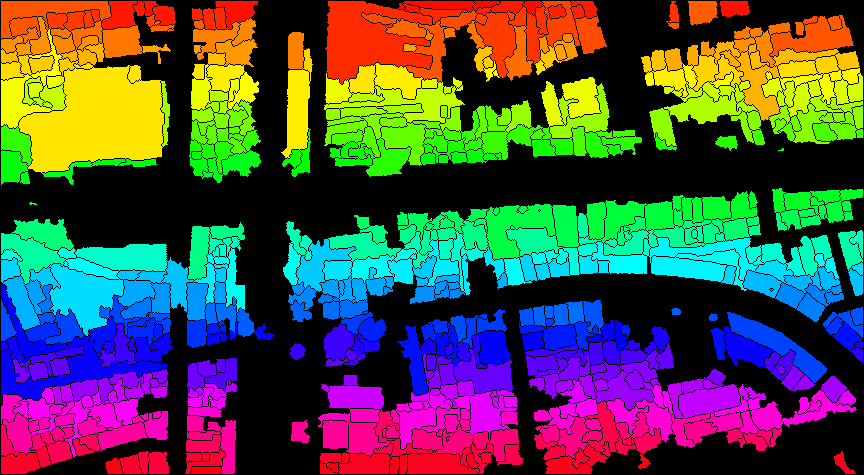
#> input picture test_pic/pre-process2.png, 864 x 475 px, found by its file name
$ jupyter execute BinaryDetect.ipynb
#> lines starting #> are read from the running program, lines starting #| are printed output that depends on the picture; after the words box and inside, x2 and y2 are one past the last pixel; in counts of white or black regions, pixels touching at a corner belong together
[cell 1]
import numpy as np
import cv2

[cell 2]
def load_image(path_img):
#> called with path_img = './pic/pre-process2.png'
    img = cv2.imread(path_img)
#> img is the input picture: shape (475, 864, 3); mean B, G, R 67.2, 75.3, 75
    return img

def contours_img(mask):
    contours, _ = cv2.findContours(mask, cv2.RETR_EXTERNAL, cv2.CHAIN_APPROX_SIMPLE)
    return contours

def filter_shape(contour):
    peri = cv2.arcLength(contour, True)

    approx = cv2.approxPolyDP(contour, 0.01 * peri, True)

    if len(approx) <= 7:
        shape = "Building"

    else:
        shape = "Tree"

    return shape

def filter_contours(contours, img_draw):
    count = [0, 0]
    sum_area = [0, 0]
    for x in range(len(contours)):
        shape = filter_shape(contours[x])
        #print(shape)

     # if a contour has not contours inside of it, draw the shape filled
        c = hier[0][x][2]
        if c == -1:
            area =  cv2.contourArea(contours[x])

            if area > 280 :
                count[1] += 1
                sum_area[1] +=  area

                cv2.drawContours(img_draw,[contours[x]],0,(0,0,255),-1)

            elif shape == "Tree" :# Tree
                count[0] += 1
                sum_area[0] +=  area
                cv2.drawContours(img_draw,[contours[x]],0,(0,255,0),-1)
                #cv2.drawContours(img_draw,[contours[x]],0,(0,255,0),1)

            elif shape == "Building": # Building
                count[1] += 1
                sum_area[1] +=  area

                cv2.drawContours(img_draw,[contours[x]],0,(0,0,255),-1)
                #cv2.drawContours(img_draw,[contours[x]],0,(0,255,0),1)
        else:
            cv2.drawContours(img_draw,[contours[x]],0,(0,0,0),-1)

    return img_draw, count, sum_area

[cell 3]
path_img = './pic/pre-process2.png'
img = load_image(path_img)


#img = cv2.resize(img, None,fx=0.5,fy=0.5)

img_gray = cv2.cvtColor(img, cv2.COLOR_BGR2GRAY)
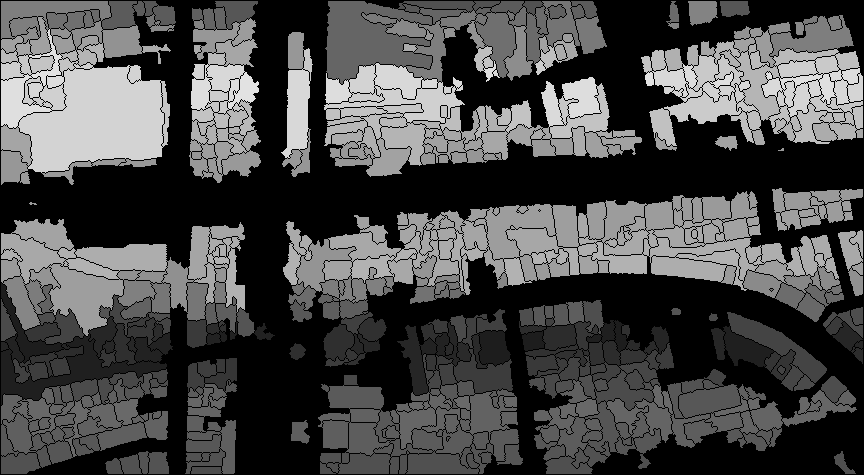
#> img_gray: shape (475, 864); min 0, max 226, mean 74.3
img_gray_blur = cv2.GaussianBlur(img_gray, (3, 3), 0)

thresh = cv2.adaptiveThreshold(img_gray_blur, 255, cv2.ADAPTIVE_THRESH_GAUSSIAN_C,cv2.THRESH_BINARY_INV,11,1)
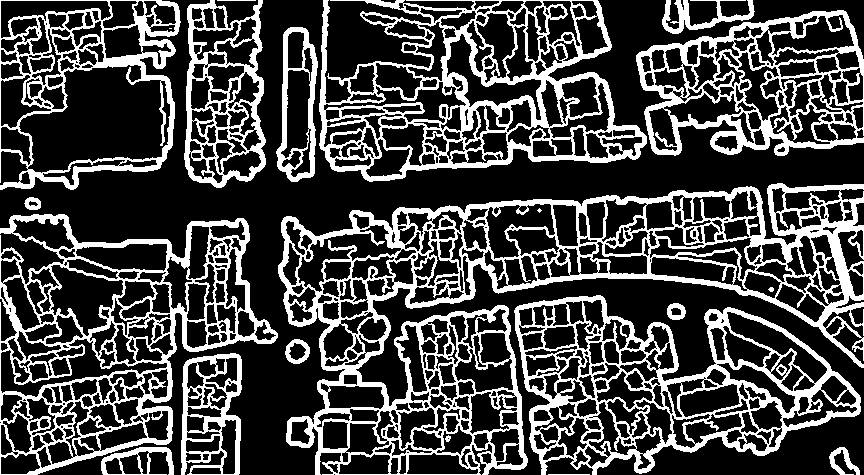
#> thresh: shape (475, 864); 27.4% white; 21 white regions (2 under 20 px)

#inv_thresh = cv2.bitwise_not(thresh)

kernel = np.ones((1,1), np.uint8)
#closing  = cv2.morphologyEx(inv_thresh, cv2.MORPH_CLOSE, kernel, iterations=1)
closing = cv2.morphologyEx(thresh, cv2.MORPH_CLOSE, kernel)


img_draw = img
img = closing

cv2.imshow("Result", img)
cv2.waitKey(0)
cv2.destroyAllWindows()

[cell 4]
contours, hier = cv2.findContours(img,cv2.RETR_TREE, cv2.CHAIN_APPROX_SIMPLE)
#> contours = 767 contours, 60 with area under 20; largest, box (x1, y1, x2, y2) and area: (278, 183, 864, 475) 83704, (0, 214, 278, 475) 46350, (319, 0, 647, 182) 41581, (514, 295, 861, 475) 39375, (0, 0, 181, 190) 29178

img_draw, count, sum_area = filter_contours(contours, img_draw)
#> the loop in filter_contours, `for x in range(len(contours)):` made 767 passes
#> (peri in filter_shape, shape, c, area) on passes 2, 4, 5, 6, 8, 9, 10, 11, 12, 13, 14, 15: (172.9, 'Tree', -1, 272), (60.63, 'Tree', -1, 222), (76.87, 'Tree', -1, 323.5), (65.46, 'Tree', -1, 173), (71.31, 'Building', -1, 203), (25.9, 'Tree', -1, 41.5), (48.14, 'Tree', -1, 114), (101.5, 'Tree', -1, 397), (81.8, 'Tree', -1, 198), (43.21, 'Tree', -1, 103.5), (146.4, 'Tree', -1, 697), (69.8, 'Tree', -1, 256)
#> (c, area) on passes 61 to 66: (-1, 69), (-1, 827), (-1, 622.5), (-1, 681.5), (-1, 182), (-1, 516)
#> after the loop in filter_contours, `for x in range(len(contours)):`:
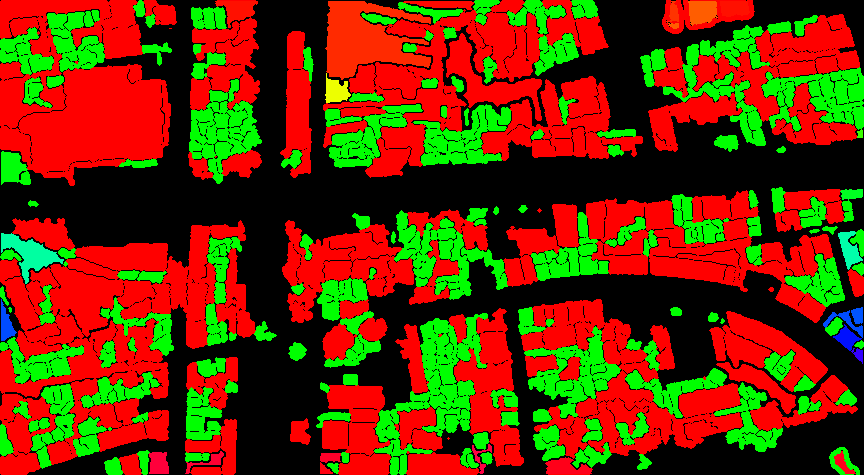
#> img_draw: shape (475, 864, 3); mean B, G, R 1.6, 49.8, 104
#> after the loop in filter_contours, `for x in range(len(contours)):`: count = [500, 249]; sum_area = [64070.5, 144116.5]
#> count = [500, 249]; sum_area = [64070.5, 144116.5]

print('Tree', count[0], sum_area[0])
#| Tree 500 64070.5
print('Building', count[1], sum_area[1])
#| Building 249 144116.5

cv2.imshow("Result", img_draw)
cv2.waitKey(0)
cv2.destroyAllWindows()

[cell 5]
#img_draw = draw_text_on_image(img_draw, count_yellow, count_orange, sum_area_yellow, sum_area_orange)
cv2.imwrite('./pic/output.png', img_draw)
#> Out = True

$ run again, with test_pic/pre-process.png copied over test_pic/pre-process2.png
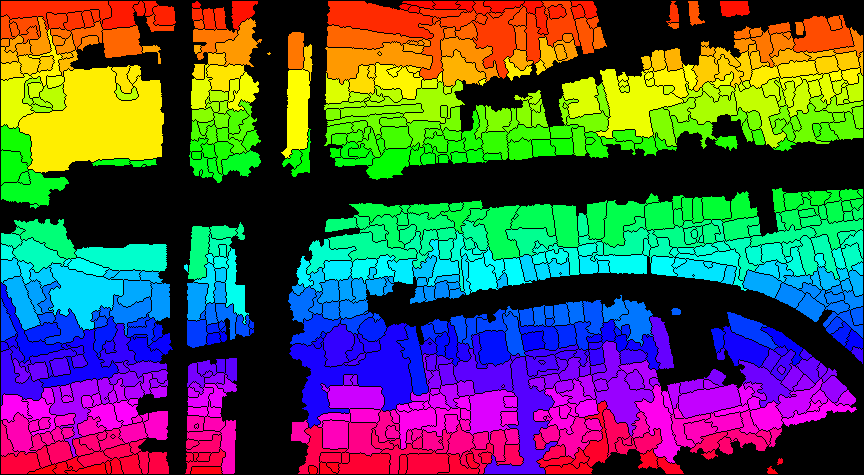
#> input picture test_pic/pre-process.png, 864 x 475 px, found by its file name
#> in load_image, img is the input picture: shape (475, 864, 3); mean B, G, R 77.7, 82.4, 79.1
#> `thresh = cv2.adaptiveThreshold(img_gray_blur, 255, cv2.ADAPTIVE_THRESH..`:
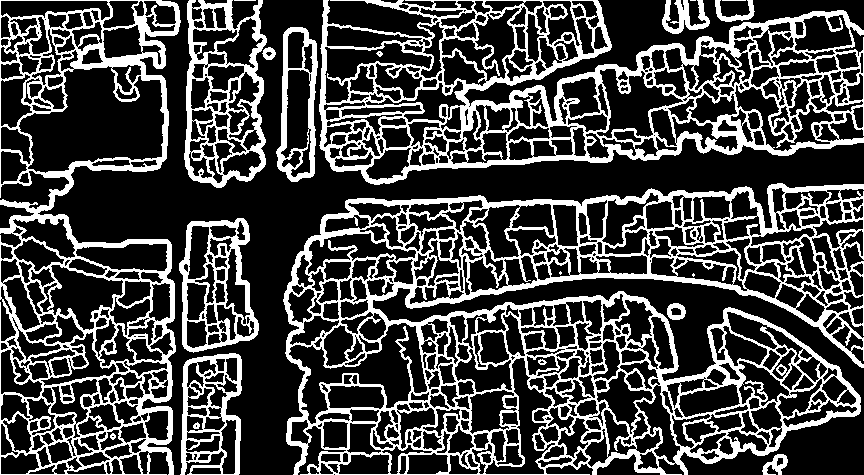
#> thresh: shape (475, 864); 27.2% white; 21 white regions (3 under 20 px)
#> contours = 865 contours, 87 with area under 20; largest, box (x1, y1, x2, y2) and area: (283, 183, 864, 475) 135880, (319, 0, 864, 185) 72025, (0, 0, 181, 475) 69569, (184, 0, 267, 188) 12615, (18, 65, 165, 174) 10109
#> the loop in filter_contours, `for x in range(len(contours)):` made 865 passes
#> (peri in filter_shape, shape, c, area) on passes 2, 4, 5, 6, 7, 8, 9, 10: (27.9, 'Tree', -1, 48.5), (71.31, 'Building', -1, 202), (35.31, 'Tree', -1, 71), (19.9, 'Tree', -1, 20.5), (30.73, 'Tree', -1, 54.5), (130.7, 'Tree', -1, 383.5), (82.38, 'Tree', -1, 205.5), (144.7, 'Tree', -1, 685.5)
#> after the loop in filter_contours, `for x in range(len(contours)):`:
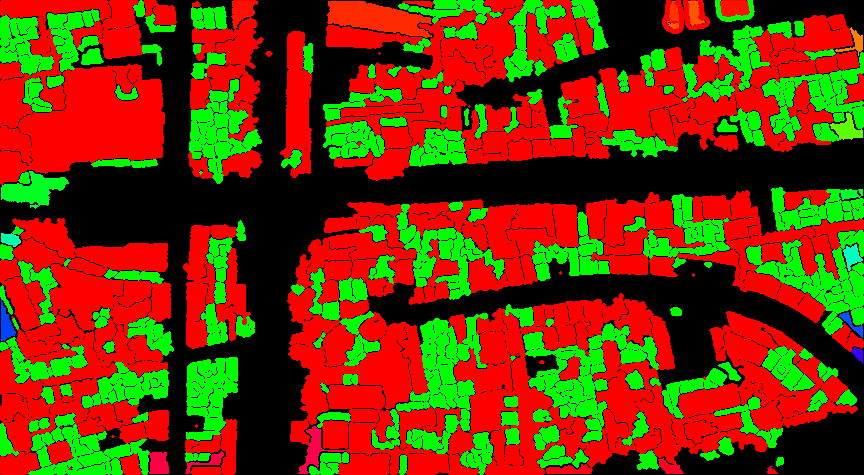
#> img_draw: shape (475, 864, 3); mean B, G, R 1, 53.7, 111.2
#> after the loop in filter_contours, `for x in range(len(contours)):`: count = [550, 295]; sum_area = [70504.5, 157682.5]
#> `img_draw, count, sum_area = filter_contours(contours, img_draw)`: count = [550, 295]; sum_area = [70504.5, 157682.5]
#| Tree 550 70504.5
#| Building 295 157682.5
#> Out = True

$ run again, with test_pic/test3.png copied over test_pic/pre-process2.png
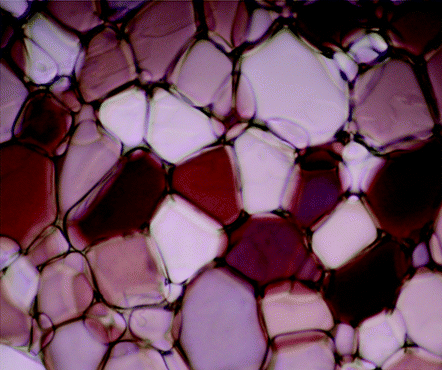
#> input picture test_pic/test3.png, 442 x 370 px, found by its file name
#> in load_image, img is the input picture: shape (370, 442, 3); mean B, G, R 91.2, 71.6, 108.2
#> `thresh = cv2.adaptiveThreshold(img_gray_blur, 255, cv2.ADAPTIVE_THRESH..`:
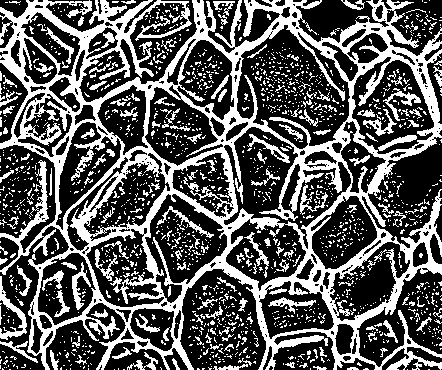
#> thresh: shape (370, 442); 35.3% white; 1627 white regions (1465 under 20 px)
#> contours = 2011 contours, 1826 with area under 20; largest, box (x1, y1, x2, y2) and area: (0, 0, 442, 370) 113104, (236, 24, 351, 150) 9190, (223, 126, 352, 250) 6534, (351, 56, 435, 155) 5433, (144, 193, 228, 304) 5008
#> the loop in filter_contours, `for x in range(len(contours)):` made 2011 passes
#> (peri in filter_shape, shape, c, area) on pass 33: (90.67, 'Tree', -1, 61.5)
#> after the loop in filter_contours, `for x in range(len(contours)):`:
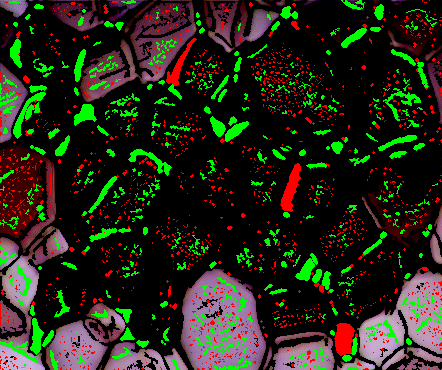
#> img_draw: shape (370, 442, 3); mean B, G, R 23.2, 39.5, 37.9
#> after the loop in filter_contours, `for x in range(len(contours)):`: count = [389, 1533]; sum_area = [8988.5, 2833.5]
#> `img_draw, count, sum_area = filter_contours(contours, img_draw)`: count = [389, 1533]; sum_area = [8988.5, 2833.5]
#| Tree 389 8988.5
#| Building 1533 2833.5
#> Out = True
